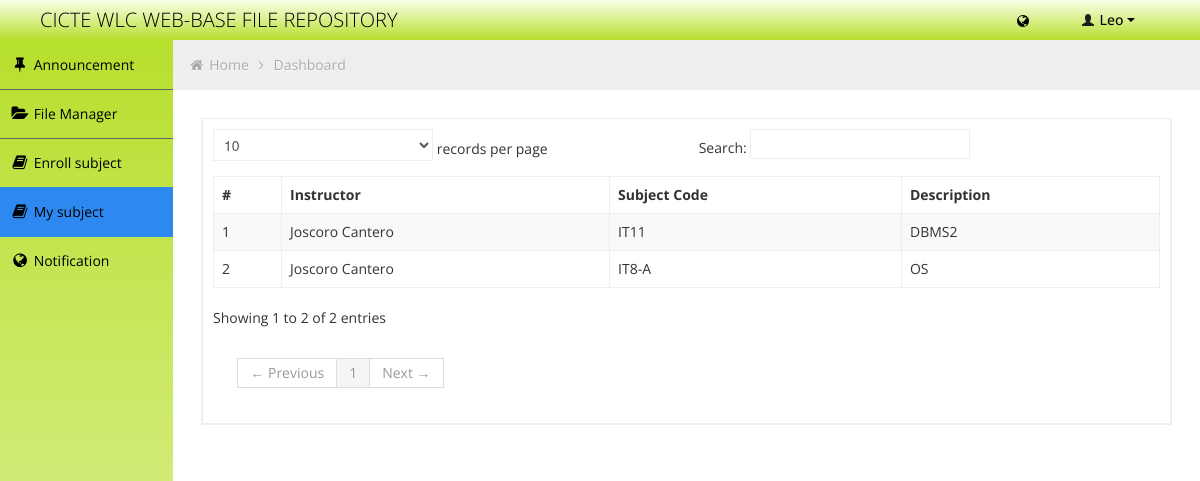
Screenshot of /enroll_subject.php?subject=subject (signed in) with the database file from the repository.
### tables this page shows
CREATE TABLE `fr_stud` (
  `id` int(11) NOT NULL auto_increment,
  `user_id` int(11) NOT NULL,
  `ControlNo` int(11) NOT NULL,
  `FName` varchar(50) NOT NULL,
  `LName` varchar(50) NOT NULL,
  `Mname` varchar(50) NOT NULL,
  `Course` varchar(30) NOT NULL,
  `Year` varchar(30) NOT NULL,
  `size_limit` int(11) NOT NULL,
  PRIMARY KEY  (`id`),
  UNIQUE KEY `ControlNo` (`ControlNo`)
);

CREATE TABLE `fr_path` (
  `id` int(11) NOT NULL auto_increment,
  `url` varchar(30000) NOT NULL,
  `user_id` int(11) NOT NULL,
  PRIMARY KEY  (`id`)
);

CREATE TABLE `fr_staff` (
  `id` int(11) NOT NULL auto_increment,
  `user_id` int(11) NOT NULL,
  `FirstN` varchar(50) NOT NULL,
  `LastN` varchar(50) NOT NULL,
  `midN` varchar(50) NOT NULL,
  `size_limit` int(11) NOT NULL,
  PRIMARY KEY  (`id`)
);

CREATE TABLE `fr_ins_subject` (
  `id` int(11) NOT NULL auto_increment,
  `user_id` int(11) NOT NULL,
  `Subject` varchar(50) NOT NULL,
  `SubPath` varchar(1000) NOT NULL,
  `Date_Created` date NOT NULL,
  `Time_Created` time NOT NULL,
  `size_limit` double NOT NULL,
  PRIMARY KEY  (`id`)
);

CREATE TABLE `fr_subject` (
  `subID` int(11) NOT NULL auto_increment,
  `SubCode` varchar(250) NOT NULL,
  `Description` varchar(500) NOT NULL,
  `status` enum('ASSIGNED','NOT ASSIGNED') NOT NULL default 'NOT ASSIGNED',
  `SemID` int(11) NOT NULL,
  PRIMARY KEY  (`subID`),
  UNIQUE KEY `SubCode` (`SubCode`)
);

### enroll_subject.php (the view, shortened to what this page needs)
<!DOCTYPE html>
<html lang="en">
<head>
	<link id="bootstrap-style" href="css/bootstrap.min.css" rel="stylesheet">
	<link href="css/bootstrap-responsive.min.css" rel="stylesheet">
	<link id="base-style" href="css/style.css" rel="stylesheet">
	<link id="base-style-responsive" href="css/style-responsive.css" rel="stylesheet">
</head>
<body>
	<?php include('php/header.php'); ?>
	<div class="container-fluid-full">
		<div class="row-fluid">
			<?php include('php/menu.php'); ?>
			<div id="content" class="span10">
				<ul class="breadcrumb">
					<li>
						<i class="icon-home"></i>
						<a href="index.php">Home</a>
						<i class="icon-angle-right"></i>
					</li>
					<li><a href="">Dashboard</a></li>
				</ul>
				<div class="row-fluid sortable">
					<div class="box span12">
						<?php
							if(isset($_GET['subject']) && $_GET['subject'] == 'enroll')
							{
						?>
							<div class="box-content">
								<table class="table table-striped table-bordered bootstrap-datatable datatable">
								  <thead>
									  <tr>
									  	<th >ID</th>
						                <th >Instructor</th>
						                <th>Action</th>
									  </tr>
								  </thead>
								  <tbody>
								  	<?php
								  		$result = mysql_query("SELECT * FROM fr_staff as sta , fr_user as user  WHERE user.id = sta.user_id AND user.UserLvl <= 4");
									 	if(mysql_num_rows($result) > 0)
									 	{
									 		while ($row = mysql_fetch_array($result))
									 		{
									 ?>
									 		<tr>
									 			<td><?php echo $row['id']; ?></td>
								              	<td><?php echo $row['FirstN']." ".$row['LastN']; ?></td>
												<td><a href="enroll_subject.php?enroll=subject&&user_id=<?php echo $row['id']; ?>"><button>View</button></a></td>
										    </tr>
									<?php
											}
										}
										?>
								  </tbody>
							  </table>
							</div>
						<?php
							}
							else if(isset($_GET['subject']) && $_GET['subject'] == 'subject')
							{
						?>
								<div class="box-content">
									<table class="table table-striped table-bordered bootstrap-datatable datatable">
									  <thead>
										  <tr>
										  		<th>#</th>
										  		<th>Instructor</th>
										  		<th>Subject Code</th>
								              	<th>Description</th>
										  </tr>
									  </thead>
									  <tbody>
									  	<?php
											    $result = mysql_query("SELECT stud.*,sub.*,studsub.*,fr_subject.*,fs.* FROM fr_staff as fs, fr_ins_subject as sub,fr_stud as stud,fr_stud_subject as studsub , fr_subject WHERE fs.user_id = sub.user_id AND fr_subject.SubCode = sub.Subject AND studsub.subject_id = sub.id AND studsub.user_id = stud.user_id AND studsub.user_id = '".$_SESSION['user_id']."' AND studsub.status = 'APPROVED'") or die(mysql_error());
											 	if(mysql_num_rows($result) > 0)
											 	{
											 		while ($row = mysql_fetch_array($result))
											 		{
											 		$c++
											 ?>
											 		<tr>
											 			<td><?php echo $c; ?></td>
											 			<td><?php echo $row['FirstN']." ".$row['LastN']; ?></td>
											 			<td><?php echo $row['Subject']; ?></td>
											            <td><?php echo $row['Description']; ?></td>
													</tr>
											<?php
													}
												}
											?>
									  </tbody>
								  </table>
								</div>
						<?php
							}
						?>
					</div>
				</div>
			</div>
		</div>
	</div>
</body>
</html>

### php/header.php (shortened to what this page needs)
<?php
		if($_SESSION['UserLvl'] == 1)
		{
			$result1 = mysql_query("SELECT * FROM fr_stud WHERE user_id = '".$_SESSION['user_id']."'");
			$row1 = mysql_fetch_array($result1);
			$name = $row1['FName'];
		}
?>
<div class="navbar">
	<div class="navbar-inner">
		<div class="container-fluid">
			<a class="brand" href=""><span>CICTE WLC WEB-BASE FILE REPOSITORY</span></a>
			<div class="nav-no-collapse header-nav">
				<ul class="nav pull-right">
					<li class="dropdown hidden-phone">
						<a  class="btn dropdown-toggle" data-toggle="dropdown" href="#">
								<i class="icon-globe" id="notifcount"></i>
						</a>
					</li>
					<li class="dropdown">
						<a class="btn dropdown-toggle" data-toggle="dropdown" href="#">
							<i class="halflings-icon white user"></i> <?php echo $name; ?>
							<span class="caret"></span>
						</a>
					</li>
				</ul>
			</div>
		</div>
	</div>
</div>

### php/menu.php
<div id="sidebar-left" class="span2">
	<div class="nav-collapse sidebar-nav">
		<ul class="nav nav-tabs nav-stacked main-menu">
			<li><a href="newsfeed.php"><i class="icon-pushpin"></i><span class="hidden-tablet"> Announcement </span></a></li>
			<?php
				$result = mysql_query("SELECT * FROM  fr_path WHERE user_id = '".$_SESSION['user_id']."'") or die('Error share: '. mysql_error());
			 	if(mysql_num_rows($result) > 0)
			 	{
			 		while ($row = mysql_fetch_array($result))
			 		{
			?>
						<li><a href="index.php?id=<?php echo $row['id']; ?>"><i class="icon-folder-open"></i><span class="hidden-tablet"> File Manager </span></a></li>
			<?php
			 		}
			 	}
			?>
			<?php
				if($_SESSION['UserLvl'] == '1')
				{
			?>
					<li><a href="enroll_subject.php?subject=enroll"><i class="icon-book"></i><span class="hidden-tablet"> Enroll subject </span></a></li>
					<li><a href="enroll_subject.php?subject=subject"><i class="icon-book"></i><span class="hidden-tablet"> My subject </span></a></li>
					<li><a href="messages.php"><i class="icon-globe"></i><span class="hidden-tablet"> Notification</span>
					</a></li>
			<?php
				}
				else
				{
			?>
					<li><a href="dashboard.php"><i class="icon-cog"></i><span class="hidden-tablet"> Dashboard </span></a></li>
					<li><a href="messages.php"><i class="icon-globe"></i><span class="hidden-tablet"> Notification</span>
					</a></li>
			<?php
				}
			?>
		</ul>
	</div>
</div>

### css/style-responsive.css (style rules this page uses)
@media (min-width: 1200px) { .container-fluid-full { overflow: hidden; position: relative; height: 100%; } }
@media (min-width: 1200px) { #content { width: 85.578%; padding: 28px; margin: 0px 0px; margin-left: 14.422% !important; } }
@media (min-width: 1200px) { #sidebar-left { background: rgb(248,255,232); background: -moz-linear-gradient(bottom, rgba(248,255,232,1) 0%, rgba(227,245,171,1) 33%, rgba(183,223,45,1) 100%); background: -webkit-gradient(linear, left bottom, left top, color-stop(0%,rgba(248,255,232,1)), color-stop(33%,rgba(227,245,171,1)), color-stop(100%,rgba(183,223,45,1))); background: -webkit-linear-gradient(bottom, rgba(248,255,232,1) 0%,rgba(227,245,171,1) 33%,rgba(183,223,45,1) 100%); background: -o-linear-gradient(bottom, rgba(248,255,232,1) 0%,rgba(227,245,171,1) 33%,rgba(183,223,45,1) 100%); background: -ms-linear-gradient(bottom, rgba(248,255,232,1) 0%,rgba(227,245,171,1) 33%,rgba(183,223,45,1) 100%); background: linear-gradient(to top, rgba(248,255,232,1) 0%,rgba(227,245,171,1) 33%,rgba(183,223,45,1) 100%); filter: progid:DXImageTransform.Microsoft.gradient( startColorstr='#f8ffe8', endColorstr='#b7df2d',GradientType=0 ); margin-left: 0px !important; position: absolute; height: 100%; } }
@media (min-width: 1200px) { .sidebar-nav > ul { margin: 0px; } }

### css/halflings.css (style rules this page uses)
html, html .halflings { -webkit-font-smoothing: antialiased !important; }
.halflings-icon { display: inline-block; width: 14px; height: 14px; line-height: 14px; vertical-align: text-top; background-image: url(../img/glyphicons_halflings.svg); background-position: 0 0; background-repeat: no-repeat; vertical-align: top; *display: inline; *zoom: 1; *margin-right: .3em; }
.halflings-icon.user { background-position: -168px 0; }

### rows the page displays
fr_stud: FName "Leo"
fr_staff: FirstN "Joscoro", LastN "Cantero", fr_ins_subject.Subject "IT11", fr_subject.Description "DBMS2", fr_ins_subject.Subject "IT8-A", fr_subject.Description "OS"
